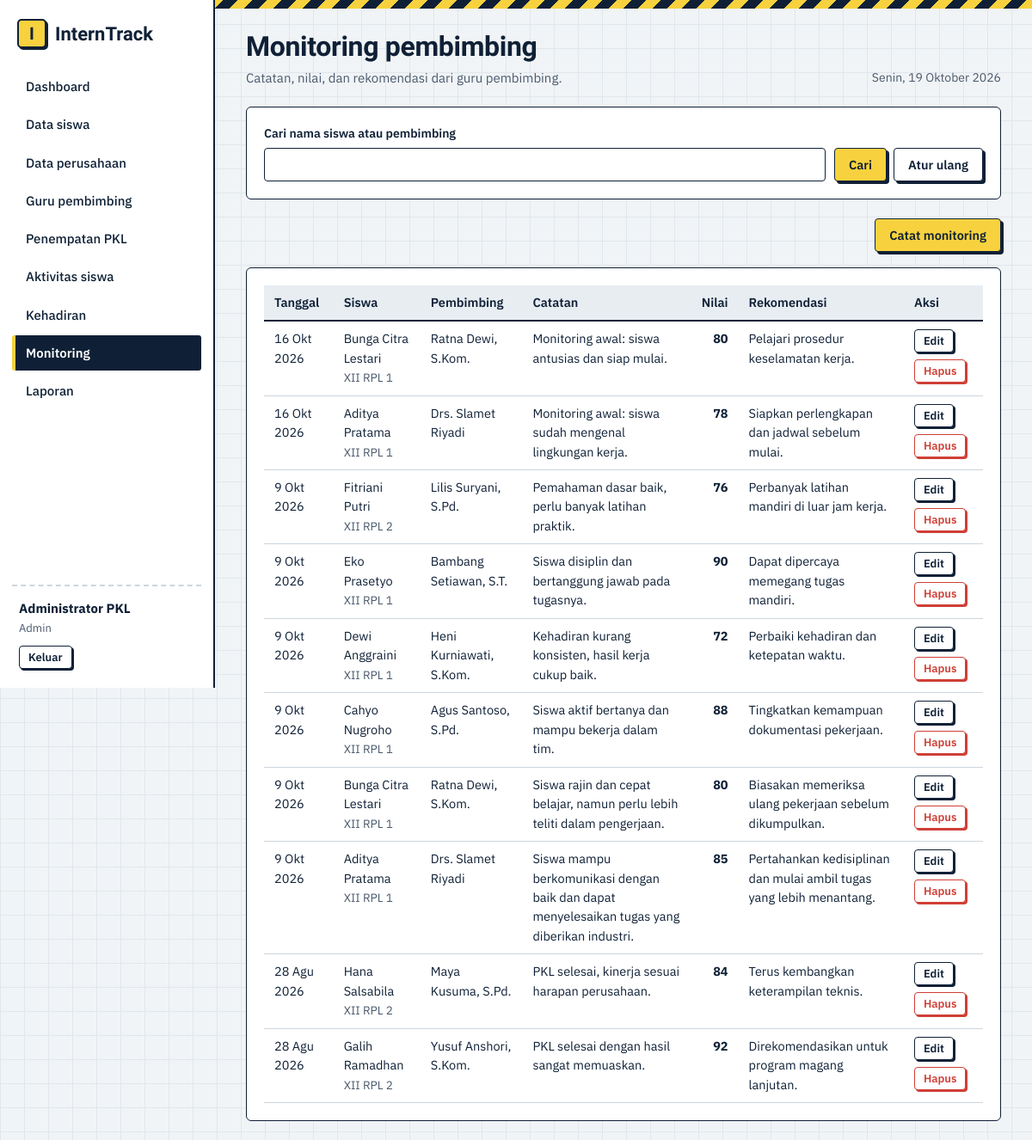
Page /admin/monitoring.php (signed in) on the committed database.
### tables this page shows
CREATE TABLE monitoring (
  id INT UNSIGNED NOT NULL AUTO_INCREMENT,
  siswa_id INT UNSIGNED NOT NULL,
  pembimbing_id INT UNSIGNED NOT NULL,
  tanggal DATE NOT NULL,
  catatan TEXT NOT NULL,
  nilai TINYINT UNSIGNED NOT NULL,
  rekomendasi TEXT NULL,
  PRIMARY KEY (id),
  CONSTRAINT fk_mon_siswa FOREIGN KEY (siswa_id) REFERENCES siswa(id) ON DELETE CASCADE ON UPDATE CASCADE,
  CONSTRAINT fk_mon_pembimbing FOREIGN KEY (pembimbing_id) REFERENCES pembimbing(id) ON DELETE RESTRICT ON UPDATE CASCADE
);

CREATE TABLE siswa (
  id INT UNSIGNED NOT NULL AUTO_INCREMENT,
  user_id INT UNSIGNED NOT NULL,
  nis VARCHAR(20) NOT NULL,
  nama VARCHAR(100) NOT NULL,
  kelas VARCHAR(20) NOT NULL,
  jurusan VARCHAR(60) NOT NULL,
  no_hp VARCHAR(20) NULL,
  PRIMARY KEY (id),
  UNIQUE KEY uq_siswa_nis (nis),
  UNIQUE KEY uq_siswa_user (user_id),
  CONSTRAINT fk_siswa_user FOREIGN KEY (user_id) REFERENCES users(id) ON DELETE CASCADE ON UPDATE CASCADE
);

CREATE TABLE pembimbing (
  id INT UNSIGNED NOT NULL AUTO_INCREMENT,
  user_id INT UNSIGNED NOT NULL,
  nip VARCHAR(25) NOT NULL,
  nama VARCHAR(100) NOT NULL,
  no_hp VARCHAR(20) NULL,
  PRIMARY KEY (id),
  UNIQUE KEY uq_pembimbing_nip (nip),
  UNIQUE KEY uq_pembimbing_user (user_id),
  CONSTRAINT fk_pembimbing_user FOREIGN KEY (user_id) REFERENCES users(id) ON DELETE CASCADE ON UPDATE CASCADE
);

### admin/monitoring.php (the view, shortened to what this page needs)
<?php
require_once __DIR__ . '/../config/helpers.php';
$pdo = db();
    ?>
    <?php
$q = trim($_GET['q'] ?? '');
$st = $pdo->prepare('SELECT m.*, s.nama AS siswa, s.kelas, pb.nama AS pembimbing FROM monitoring m JOIN siswa s ON s.id=m.siswa_id JOIN pembimbing pb ON pb.id=m.pembimbing_id
    WHERE s.nama LIKE ? OR pb.nama LIKE ? ORDER BY m.tanggal DESC, m.id DESC');
$st->execute(["%$q%", "%$q%"]); $rows = $st->fetchAll();
?>
<form class="card filters" method="get">
  <div class="field grow"><label for="q">Cari nama siswa atau pembimbing</label><input id="q" name="q" value="<?= e($q) ?>"></div>
  <div class="actions"><button class="btn" type="submit">Cari</button><a class="btn ghost" href="<?= url('admin/monitoring.php') ?>">Atur ulang</a></div>
</form>
<div class="toolbar"><span></span><a class="btn" href="<?= url('admin/monitoring.php?aksi=form') ?>">Catat monitoring</a></div>
<div class="card">
<?php if (!$rows): ?><div class="empty">Belum ada catatan monitoring yang cocok.</div><?php else: ?>
<div class="tablewrap"><table class="tbl"><thead><tr><th>Tanggal</th><th>Siswa</th><th>Pembimbing</th><th>Catatan</th><th class="num">Nilai</th><th>Rekomendasi</th><th>Aksi</th></tr></thead><tbody>
<?php foreach ($rows as $r): ?>
  <tr><td><?= tgl($r['tanggal']) ?></td><td><?= e($r['siswa']) ?><br><span class="note"><?= e($r['kelas']) ?></span></td><td><?= e($r['pembimbing']) ?></td><td><?= e($r['catatan']) ?></td><td class="num"><strong><?= (int) $r['nilai'] ?></strong></td><td><?= e($r['rekomendasi'] ?: '-') ?></td>
  <td><div class="actions"><a class="btn sm ghost" href="<?= url('admin/monitoring.php?aksi=form&id=' . $r['id']) ?>">Edit</a>
  <form method="post" data-confirm="Hapus catatan monitoring <?= e($r['siswa']) ?>?"><button class="btn sm danger" type="submit">Hapus</button></form></div></td></tr>
<?php endforeach; ?></tbody></table></div>
<?php endif; ?></div>

### assets/css/style.css (style rules this page uses)
:root { --paper:#f1f4f6; --grid:#e0e7ed; --ink:#0f2036; --ink2:#4a5a6e; --hv:#f7d23e; --blue:#2b59e0; --ok:#1f8f5f; --warn:#d9770d; --bad:#cf3f36; --line:#ccd5de; --soft:#e8edf2; --f-head:'Bricolage Grotesque','Segoe UI',system-ui,sans-serif; --f-body:'IBM Plex Sans','Segoe UI',system-ui,sans-serif; }
* { box-sizing:border-box }
html { scroll-padding-top:16px }
body { margin:0;font:15px/1.55 var(--f-body);color:var(--ink);background-color:var(--paper); background-image:linear-gradient(var(--grid) 1px,transparent 1px),linear-gradient(90deg,var(--grid) 1px,transparent 1px); background-size:28px 28px }
a { color:var(--blue) }
.main>*:not(.stripe) { margin-left:36px;margin-right:36px }
.card { background:#fff;border:1.5px solid var(--ink);border-radius:6px;padding:20px;margin-bottom:22px }
.btn { display:inline-flex;align-items:center;justify-content:center;gap:6px;padding:9px 16px;border:1.5px solid var(--ink);border-radius:4px;background:var(--hv);color:var(--ink); font:600 14.5px var(--f-body);cursor:pointer;text-decoration:none;box-shadow:3px 3px 0 var(--ink);transition:transform .08s,box-shadow .08s }
.btn.ghost { background:#fff }
.btn.danger { background:#fff;color:var(--bad);border-color:var(--bad);box-shadow:3px 3px 0 var(--bad) }
.btn.sm { padding:4px 10px;font-size:13px;box-shadow:2px 2px 0 var(--ink) }
.btn.sm.danger { box-shadow:2px 2px 0 var(--bad) }
.actions { display:flex;gap:8px;flex-wrap:wrap;align-items:center }
.actions form { margin:0 }
.toolbar { display:flex;justify-content:space-between;align-items:flex-end;gap:14px;flex-wrap:wrap;margin-bottom:18px }
.tablewrap { overflow-x:auto }
.tbl { width:100%;border-collapse:collapse;font-size:14.5px }
.tbl th { text-align:left;font-weight:600;background:var(--soft);padding:9px 12px;border-bottom:2px solid var(--ink);white-space:nowrap }
.tbl td { padding:9px 12px;border-bottom:1px solid var(--line);vertical-align:top }
.tbl .num { text-align:right;font-variant-numeric:tabular-nums }
.field { margin-bottom:14px;position:relative }
.field label { display:block;font-weight:600;font-size:14px;margin-bottom:5px }
input,select,textarea { width:100%;padding:9px 11px;border:1.5px solid var(--ink);border-radius:4px;background:#fff;font:15px var(--f-body);color:var(--ink) }
.filters { display:flex;flex-wrap:wrap;gap:10px;align-items:flex-end }
.filters .field { margin:0;min-width:150px;flex:1 }
.filters .field.grow { flex:2;min-width:220px }
.note { color:var(--ink2);font-size:13.5px }

### rows in the picture
monitoring: tanggal "16 Okt 2026", siswa.nama "Bunga Citra Lestari", siswa.kelas "XII RPL 1", pembimbing.nama "Ratna Dewi, S.Kom.", catatan "Monitoring awal: siswa antusias dan siap mulai.", nilai "80", rekomendasi "Pelajari prosedur keselamatan kerja."
monitoring: tanggal "16 Okt 2026", siswa.nama "Aditya Pratama", siswa.kelas "XII RPL 1", pembimbing.nama "Drs. Slamet Riyadi", catatan "Monitoring awal: siswa sudah mengenal lingkungan kerja.", nilai "78", rekomendasi "Siapkan perlengkapan dan jadwal sebelum mulai."
monitoring: tanggal "9 Okt 2026", siswa.nama "Fitriani Putri", siswa.kelas "XII RPL 2", pembimbing.nama "Lilis Suryani, S.Pd.", catatan "Pemahaman dasar baik, perlu banyak latihan praktik.", nilai "76", rekomendasi "Perbanyak latihan mandiri di luar jam kerja."
monitoring: tanggal "9 Okt 2026", siswa.nama "Eko Prasetyo", siswa.kelas "XII RPL 1", pembimbing.nama "Bambang Setiawan, S.T.", catatan "Siswa disiplin dan bertanggung jawab pada tugasnya.", nilai "90", rekomendasi "Dapat dipercaya memegang tugas mandiri."
monitoring: tanggal "9 Okt 2026", siswa.nama "Dewi Anggraini", siswa.kelas "XII RPL 1", pembimbing.nama "Heni Kurniawati, S.Kom.", catatan "Kehadiran kurang konsisten, hasil kerja cukup baik.", nilai "72", rekomendasi "Perbaiki kehadiran dan ketepatan waktu."
monitoring: tanggal "9 Okt 2026", siswa.nama "Cahyo Nugroho", siswa.kelas "XII RPL 1", pembimbing.nama "Agus Santoso, S.Pd.", catatan "Siswa aktif bertanya dan mampu bekerja dalam tim.", nilai "88", rekomendasi "Tingkatkan kemampuan dokumentasi pekerjaan."
monitoring: tanggal "9 Okt 2026", siswa.nama "Bunga Citra Lestari", siswa.kelas "XII RPL 1", pembimbing.nama "Ratna Dewi, S.Kom.", catatan "Siswa rajin dan cepat belajar, namun perlu lebih teliti dalam pengerjaan.", nilai "80", rekomendasi "Biasakan memeriksa ulang pekerjaan sebelum dikumpulkan."
monitoring: tanggal "9 Okt 2026", siswa.nama "Aditya Pratama", siswa.kelas "XII RPL 1", pembimbing.nama "Drs. Slamet Riyadi", catatan "Siswa mampu berkomunikasi dengan baik dan dapat menyelesaikan tugas yang diberikan industri.", nilai "85", rekomendasi "Pertahankan kedisiplinan dan mulai ambil tugas yang lebih menantang."
monitoring: tanggal "28 Agu 2026", siswa.nama "Hana Salsabila", siswa.kelas "XII RPL 2", pembimbing.nama "Maya Kusuma, S.Pd.", catatan "PKL selesai, kinerja sesuai harapan perusahaan.", nilai "84", rekomendasi "Terus kembangkan keterampilan teknis."
monitoring: tanggal "28 Agu 2026", siswa.nama "Galih Ramadhan", siswa.kelas "XII RPL 2", pembimbing.nama "Yusuf Anshori, S.Kom.", catatan "PKL selesai dengan hasil sangat memuaskan.", nilai "92", rekomendasi "Direkomendasikan untuk program magang lanjutan."

### other values in the picture
$n[0] "Dashboard"
$n[0] "Data siswa"
$n[0] "Data perusahaan"
$n[0] "Guru pembimbing"
$n[0] "Penempatan PKL"
$n[0] "Aktivitas siswa"
$n[0] "Kehadiran"
$n[0] "Monitoring"
$n[0] "Laporan"
$u['nama'] "Administrator PKL"
$roleLabel "Admin"
$title "Monitoring pembimbing"
$sub "Catatan, nilai, dan rekomendasi dari guru pembimbing."
hari_ini_panjang() "Senin, 19 Oktober 2026"
